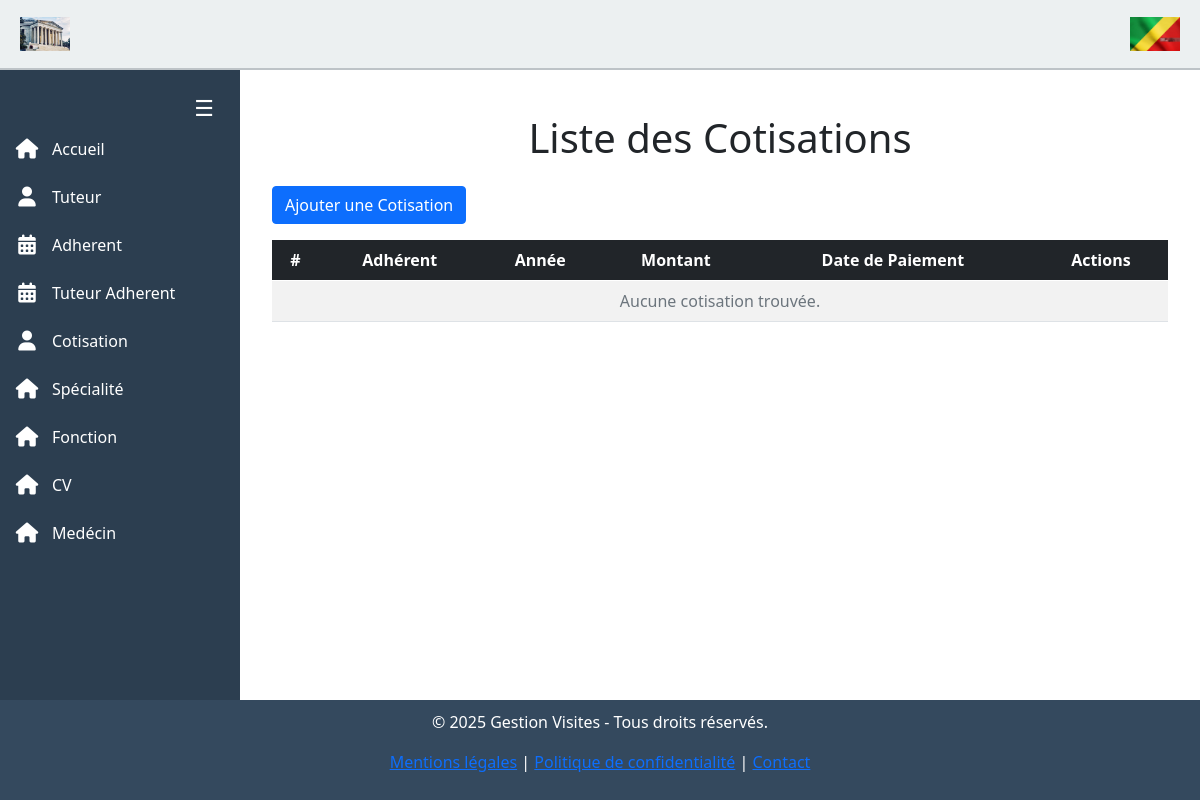
The app's page /cotisation/, older data.
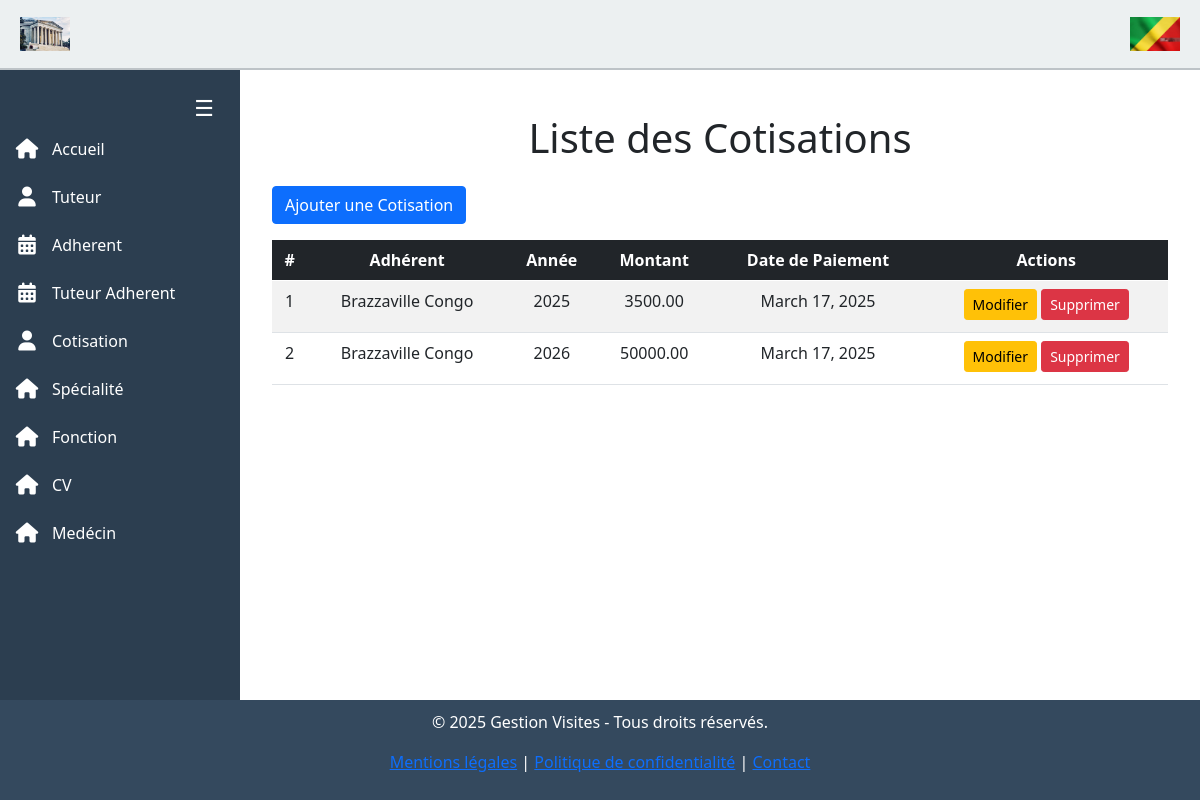
The same page, newer data.
### cotisation/models.py (models this page shows, shortened)
class Cotisation(models.Model):
    adherent = models.ForeignKey(Adherent, on_delete=models.CASCADE, related_name="cotisations")
    annee = models.IntegerField()
    montant = models.DecimalField(max_digits=10, decimal_places=2)
    date_paiement = models.DateField(auto_now_add=True)
    class Meta:
        unique_together = ('adherent', 'annee')  # Un adhérent ne peut payer qu'une seule cotisation par an

### user/models.py (models this page shows, shortened)
class User(models.Model):
    last_name = models.CharField(max_length=50, null=True, blank=False, validators=[validate_no_numbers])
    first_name = models.CharField(max_length=50, null=True, blank=True, validators=[validate_no_numbers])
    sexe = models.CharField(max_length=50, choices=[('Masculin', 'Masculin'), ('Féminin', 'Féminin')])
    date_naissance = models.DateField(null=True, blank=True)
    lieu_naissance = models.CharField(max_length=50, null=True, blank=True)
    lieu_residence = models.CharField(max_length=50, null=True, blank=True)
    adresse = models.CharField(max_length=50, null=True, blank=True)
    email = models.EmailField(max_length=40, unique=True, default='example@example.com')
    telephone = models.CharField(max_length=15, blank=True, null=True)
    date_creation = models.DateTimeField(auto_now_add=True)
    image = models.ImageField(default="1.png", upload_to='adherent/', blank=True, null=True)
    groups = models.ManyToManyField(
        'auth.Group',
        related_name="custom_user_groups",
        blank=True
    )
    user_permissions = models.ManyToManyField(
        'auth.Permission',
        related_name="custom_user_permissions",
        blank=True
    )

### cotisation/views.py (the view)
# urls.py: path('', views.cotisation_list, name='cotisation'),  # Liste des cotisations
def cotisation_list(request):
    cotisations = Cotisation.objects.all().order_by('-date_paiement')
    return render(request, 'cotisation/cotisation_list.html', {'cotisations': cotisations})

### cotisation/templates/cotisation/cotisation_list.html (shortened to what this page needs)
{% extends 'template_base.html' %}
{% block contenue %}
<div class="container mt-4">
    <h1 class="text-center mb-4">Liste des Cotisations</h1>
    <div class="d-flex justify-content-between align-items-center mb-3">
        <a href="{% url 'cotisation:cotisation_create' %}" class="btn btn-primary">
             Ajouter une Cotisation
        </a>
    </div>
    <div class="table-responsive">
        <table class="table table-striped table-hover text-center">
            <thead class="table-dark">
                <tr>
                    <th>#</th>
                    <th>Adhérent</th>
                    <th>Année</th>
                    <th>Montant</th>
                    <th>Date de Paiement</th>
                    <th>Actions</th>
                </tr>
            </thead>
            <tbody>
                {% for cotisation in cotisations %}
                <tr>
                    <td>{{ cotisation.id }}</td>
                    <td>{{ cotisation.adherent.last_name }} {{ cotisation.adherent.first_name }}</td>
                    <td>{{ cotisation.annee }}</td>
                    <td>{{ cotisation.montant }}</td>
                    <td>{{ cotisation.date_paiement }}</td>
                    <td>
                        <a href="{% url 'cotisation:cotisation_modifier' cotisation.id %}" class="btn btn-warning btn-sm mb-1">
                             Modifier
                        </a>
                        <a href="{% url 'cotisation:cotisation_supprimer' cotisation.id %}" class="btn btn-danger btn-sm mb-1">
                             Supprimer
                        </a>
                    </td>
                </tr>
                {% empty %}
                <tr>
                    <td colspan="6" class="text-center text-muted">Aucune cotisation trouvée.</td>
                </tr>
                {% endfor %}
            </tbody>
        </table>
    </div>
</div>
{% endblock %}

Row changes from the older to the newer data that the page shows:
added Cotisation: id "1", adherent.last_name "Brazzaville", adherent.first_name "Congo", annee "2025", montant "3500.00", date_paiement "March 17, 2025"
added Cotisation: id "2", adherent.last_name "Brazzaville", adherent.first_name "Congo", annee "2026", montant "50000.00", date_paiement "March 17, 2025"
Text that changed along with them:
text no longer shown: "Aucune cotisation trouvée."
